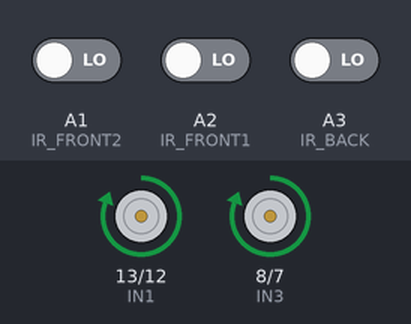
A sketch run on a simulated Arduino Uno, built with avr-gcc and run on an emulated ATmega328P. Shown: motor-driver pin pairs drawn as motors (green arrow = first pin HIGH = forward, orange = second pin HIGH = backward, longer = more drive, scaled by the enable pin). The test bench sets the inputs (shaded band); at power-on: A1 (IR_FRONT2) LOW, A2 (IR_FRONT1) LOW, A3 (IR_BACK) LOW. Random numbers use the default seed unless the sketch sets one.

Above: at 6.2 s.
6.3 s: A1 (IR_FRONT2) driven HIGH
At 7.4 s:
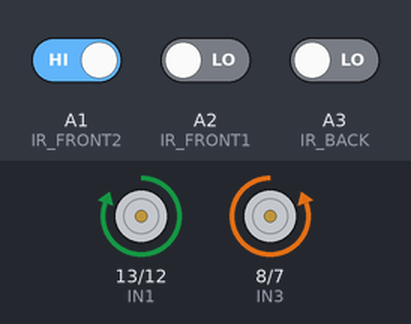
9.3 s: A1 (IR_FRONT2) driven LOW
At 10.7 s:
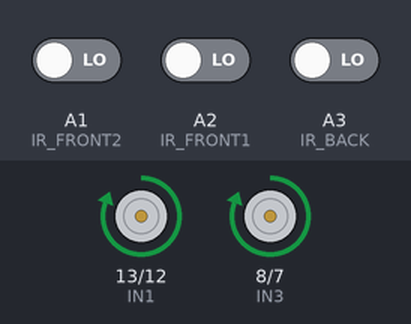
11.7 s: A2 (IR_FRONT1) driven HIGH
At 12.8 s:
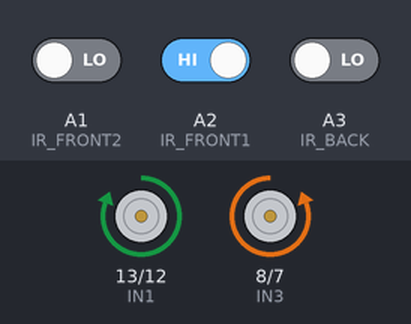
Timing chart, 0 to 14.7 s (numbered marks = the images above; inputs shaded):
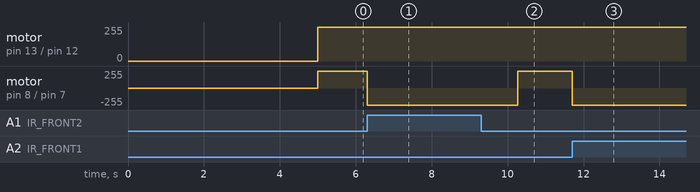

Measured:
- after the input at 6.3 s, motor on pin 8 (IN3) / pin 7 (IN4): forward 255/255 → backward 255/255 at once
- after the input at 9.3 s, motor on pin 8 (IN3) / pin 7 (IN4): backward 255/255 → forward 255/255 after 0.97 s
- after the input at 11.7 s, motor on pin 8 (IN3) / pin 7 (IN4): forward 255/255 → backward 255/255 at once

The sketch:

random_search.ino
```cpp
// === Motor Driver Pins (L298N) ===
#define ENA 10
#define IN1 13
#define IN2 12
#define IN3 8
#define IN4 7
#define ENB 5

// === Ultrasonic Sensor ===
#define TRIG_PIN 9
#define ECHO_PIN 4

// === IR Edge Sensors ===
#define IR_LEFT A0
#define IR_FRONT2 A1
#define IR_FRONT1 A2
#define IR_BACK A3

// === Speed Settings ===
#define MAX_SPEED 255
#define SLOW_SPEED 130
#define TORNADO_SPEED 150

// === Thresholds ===
#define OPPONENT_DISTANCE 30  // cm
#define AVOID_DELAY 150       // ms

#define TRACK_WIDTH 0.2       // in meters
#define WHEEL_DIAMETER 0.065  // in meters
#define MOTOR_RPM 133         // RPM of the motor

float distance = 0, preDistance = 1000;

void DelayWithEdgeAvoidance(int delayTime);
void moveCar(int leftSpeed, int rightSpeed);
void stopCar();
void rotateDegrees(float degrees);
void avoidEdge();
double readUltrasonic();
void attackOpponent();
void randomSearch();
void initPins();

void setup() {
  Serial.begin(9600);
  initPins();
  randomSeed(analogRead(A5));
  delay(5000);
}

void loop() {
  // randomSearch();
  avoidEdge();
}

void moveCar(int leftSpeed, int rightSpeed) {
  digitalWrite(IN3, leftSpeed > 0);
  digitalWrite(IN4, leftSpeed < 0);
  analogWrite(ENB, abs(leftSpeed));

  digitalWrite(IN1, rightSpeed > 0);
  digitalWrite(IN2, rightSpeed < 0);
  analogWrite(ENA, abs(rightSpeed));
}

void stopCar() {
  moveCar(0, 0);
}

void rotateDegrees(float degrees) {
  float arcLength = PI * TRACK_WIDTH * (abs(degrees) / 360.0);
  float wheelCircumference = PI * WHEEL_DIAMETER;
  float revolutions = arcLength / wheelCircumference;
  float timeSeconds = (revolutions * 60.0) / MOTOR_RPM;
  int timeMillis = (int)(timeSeconds * 1000 * 1.895);

  // Left wheel backward, right wheel forward for in-place rotation
  if (degrees < 0)
    moveCar(255, -255);
  else
    moveCar(-255, 255);
  delay(timeMillis);
  moveCar(0, 0);  // Stop
}

double readUltrasonic() {
  digitalWrite(TRIG_PIN, LOW);
  delayMicroseconds(2);
  digitalWrite(TRIG_PIN, HIGH);
  delayMicroseconds(10);
  digitalWrite(TRIG_PIN, LOW);
  long duration = pulseIn(ECHO_PIN, HIGH, 20000);  // timeout for safety
  if (duration == 0)
    return 999;  // if no echo
  return duration * 0.034 / 2.0;
}

void avoidEdge() {
  if (digitalRead(IR_FRONT1) || digitalRead(IR_FRONT2)) {
    // Rotate randomly between 225° to 315°
    int angle = random(225, 316);
    rotateDegrees(angle);
  } else if (digitalRead(IR_BACK)) {
    moveCar(255, 255);
    DelayWithEdgeAvoidance(50);
  } else
    moveCar(255, 255);
}

void DelayWithEdgeAvoidance(int delayTime) {
  unsigned long startTime = millis();
  while (millis() - startTime < delayTime) {
    avoidEdge();
    delay(10);  // Small delay to prevent blocking
  }
}
void attackOpponent() {
  preDistance = readUltrasonic();
  distance = preDistance;

  while (true) {
    distance = readUltrasonic();
    if (distance >= preDistance || distance > OPPONENT_DISTANCE || distance <= 0)
      break;

    moveCar(MAX_SPEED, MAX_SPEED);
    preDistance = distance;
    delay(20);
  }

  stopCar();
}

void randomSearch() {

  distance = readUltrasonic();
  Serial.print("Distance: ");
  Serial.println(distance);

  if (distance > 0 && distance < OPPONENT_DISTANCE) {
    attackOpponent();
    return;
  }

  // Move forward until front IR detects edge
  while (digitalRead(IR_FRONT2) == LOW && digitalRead(IR_FRONT1) == LOW) {
    moveCar(MAX_SPEED, MAX_SPEED);
    delay(5);  // Short delay for sensor stability
  }
  moveCar(-SLOW_SPEED, -SLOW_SPEED);
  delay(25);  // Move backward for 25ms
  stopCar();

  // Rotate randomly between 225° to 315°
  int angle = random(225, 316);
  rotateDegrees(angle);
}

void initPins() {
  pinMode(ENA, OUTPUT);
  // pinMode(FENA, OUTPUT);
  pinMode(IN1, OUTPUT);
  pinMode(IN2, OUTPUT);
  pinMode(IN3, OUTPUT);
  pinMode(IN4, OUTPUT);
  pinMode(ENB, OUTPUT);
  // pinMode(FENB, OUTPUT);
  pinMode(TRIG_PIN, OUTPUT);
  pinMode(ECHO_PIN, INPUT);
  pinMode(IR_LEFT, INPUT);
  pinMode(IR_FRONT2, INPUT);
  pinMode(IR_FRONT1, INPUT);
  pinMode(IR_BACK, INPUT);
}
```
